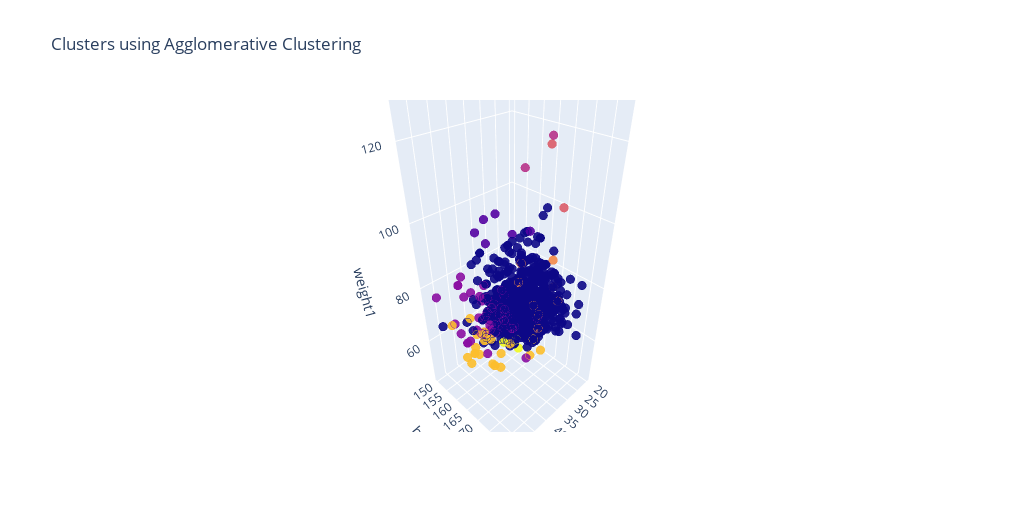

Write notebook code for a chart like this one.
### Code cell
import plotly as plt
import plotly.graph_objects as go
from sklearn.cluster import KMeans

# calling the agglomerative algorithm
model = AgglomerativeClustering(n_clusters = 8, affinity = 'euclidean', linkage ='average')

# training the model on dataset
y_model = model.fit_predict(df_new)

# creating pandas dataframe
df_new['cluster'] = pd.DataFrame(y_model)

# creating scattered graph
trace1 = go.Scatter3d(
    
    # storing the variables in x, y, and z axis
    hovertext=df_new['cluster'],
    x= df_new['age1'],
    y= df_new['height1'],
    z= df_new['weight1'],
    mode='markers',
     marker=dict(
        color = df_new['cluster'],
        size= 3,
        line=dict(
            color= df_new['cluster'],
            width= 12
        ),
        opacity=0.9
     )
)

# ploting graph 
data = [trace1]
layout = go.Layout(
    title= 'Clusters using Agglomerative Clustering',
    scene = dict(
            xaxis = dict(title  = 'age1'),
            yaxis = dict(title  = 'height1'),
            zaxis = dict(title  = 'weight1')
        ),
    width=1024, height=512
)
fig = go.Figure(data=data, layout=layout)
plt.offline.iplot(fig)

### Figure 1 — Plotly figure (JSON) as saved in the notebook; plotly's stock layout.template omitted (floating-point values rounded to 4 significant figures; data arrays with more than 128 entries replaced by an {"elided": "..."} marker saying what was removed)
{"data": [{"hovertext": {"elided": "912 int values"}, "marker": {"color": {"elided": "912 int values"}, "line": {"color": {"elided": "912 int values"}, "width": 12}, "opacity": 0.9, "size": 3}, "mode": "markers", "type": "scatter3d", "x": {"elided": "912 int values"}, "y": {"elided": "912 int values"}, "z": {"elided": "912 int values"}}], "layout": {"height": 512, "scene": {"xaxis": {"title": {"text": "age1"}}, "yaxis": {"title": {"text": "height1"}}, "zaxis": {"title": {"text": "weight1"}}}, "title": {"text": "Clusters using Agglomerative Clustering"}, "width": 1024}}
